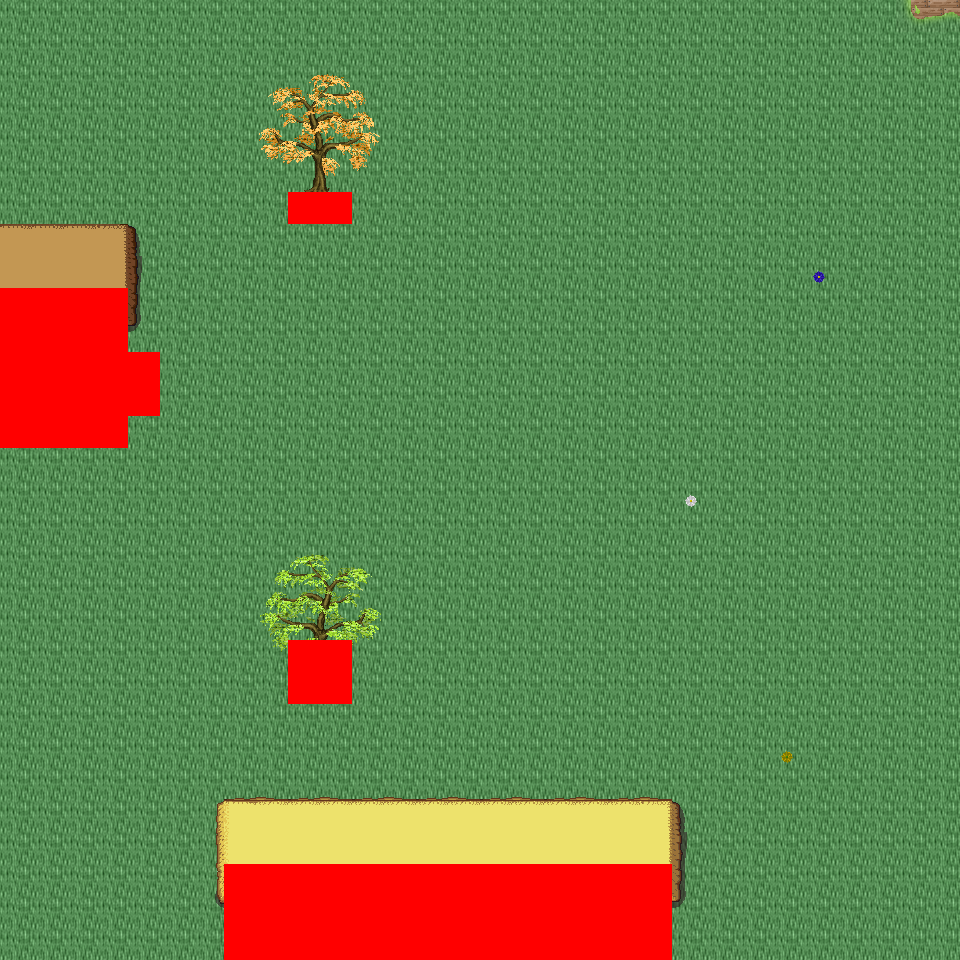

A 2D game scene composited from a Tiled map and its tileset images. What follows is a short description and the map's XML, with each tile layer's data collapsed to a summary:
An orthogonal 30x30 tile map with 32x32 px tiles, 6 tile layers (Ground, Object, Object2, Above, ...), 54 tilesets and 6 objects (6x mapExit).

<map version="1.0" orientation="orthogonal" renderorder="right-down" width="30" height="30" tilewidth="32" tileheight="32" nextobjectid="7">
  <tileset firstgid="1" name="tileset_logic_collision" tilewidth="32" tileheight="32" tilecount="1" columns="1">
    <image source="../drawable/tileset_logic_collision.png" width="32" height="32" />
  </tileset>
  <tileset firstgid="2" name="tileset_ground_ground" tilewidth="32" tileheight="32" tilecount="33" columns="3">
    <image source="../drawable/tileset_ground_ground.png" width="96" height="352" />
  </tileset>
  <tileset firstgid="35" name="tileset_building_castle" tilewidth="32" tileheight="32" tilecount="320" columns="20">
    <image source="../drawable/tileset_building_castle.png" width="640" height="512" />
  </tileset>
  <tileset firstgid="355" name="tileset_item_weapon_cannon" tilewidth="32" tileheight="32" tilecount="12" columns="3">
    <image source="../drawable/tileset_item_weapon_cannon.png" width="96" height="128" />
  </tileset>
  <tileset firstgid="367" name="tileset_item_pot_barrels_1" tilewidth="32" tileheight="32" tilecount="8" columns="4">
    <image source="../drawable/tileset_item_pot_barrels_1.png" width="128" height="64" />
  </tileset>
  <tileset firstgid="375" name="tileset_building_door_door" tilewidth="32" tileheight="32" tilecount="6" columns="3">
    <image source="../drawable/tileset_building_door_door.png" width="96" height="64" />
  </tileset>
  <tileset firstgid="381" name="tileset_building_door_closed" tilewidth="32" tileheight="32" tilecount="1" columns="1">
    <image source="../drawable/tileset_building_door_closed.png" width="32" height="32" />
  </tileset>
  <tileset firstgid="382" name="tileset_building_window_window_centered" tilewidth="32" tileheight="32" tilecount="1" columns="1">
    <image source="../drawable/tileset_building_window_window_centered.png" width="32" height="32" />
  </tileset>
  <tileset firstgid="383" name="tileset_building_decoration_chimney_big" tilewidth="32" tileheight="32" tilecount="2" columns="1">
    <image source="../drawable/tileset_building_decoration_chimney_big.png" width="32" height="64" />
  </tileset>
  <tileset firstgid="385" name="tileset_ground_grass_edges" tilewidth="32" tileheight="32" tilecount="36" columns="12">
    <image source="../drawable/tileset_ground_grass_edges.png" width="384" height="96" />
  </tileset>
  <tileset firstgid="421" name="tileset_ground_grass_corners" tilewidth="32" tileheight="32" tilecount="24" columns="6">
    <image source="../drawable/tileset_ground_grass_corners.png" width="192" height="128" />
  </tileset>
  <tileset firstgid="445" name="tileset_plant_tree_fall_trees" tilewidth="32" tileheight="32" tilecount="40" columns="8">
    <image source="../drawable/tileset_plant_tree_fall_trees.png" width="256" height="160" />
  </tileset>
  <tileset firstgid="485" name="tileset_plant_tree_locust_tree" tilewidth="32" tileheight="32" tilecount="20" columns="4">
    <image source="../drawable/tileset_plant_tree_locust_tree.png" width="128" height="160" />
  </tileset>
  <tileset firstgid="505" name="tileset_furniture_chair_bench_white" tilewidth="32" tileheight="32" tilecount="8" columns="2">
    <image source="../drawable/tileset_furniture_chair_bench_white.png" width="64" height="128" />
  </tileset>
  <tileset firstgid="513" name="tileset_plant_flower_daisy_blue" tilewidth="32" tileheight="32" tilecount="8" columns="2">
    <image source="../drawable/tileset_plant_flower_daisy_blue.png" width="64" height="128" />
  </tileset>
  <tileset firstgid="521" name="tileset_plant_flower_daisy_red" tilewidth="32" tileheight="32" tilecount="8" columns="2">
    <image source="../drawable/tileset_plant_flower_daisy_red.png" width="64" height="128" />
  </tileset>
  <tileset firstgid="529" name="tileset_plant_flower_daisy_white" tilewidth="32" tileheight="32" tilecount="8" columns="2">
    <image source="../drawable/tileset_plant_flower_daisy_white.png" width="64" height="128" />
  </tileset>
  <tileset firstgid="537" name="tileset_plant_flower_daisy_yellow" tilewidth="32" tileheight="32" tilecount="8" columns="2">
    <image source="../drawable/tileset_plant_flower_daisy_yellow.png" width="64" height="128" />
  </tileset>
  <tileset firstgid="545" name="tileset_plant_flower_flower_bed_1" tilewidth="32" tileheight="32" tilecount="35" columns="7">
    <image source="../drawable/tileset_plant_flower_flower_bed_1.png" width="224" height="160" />
  </tileset>
  <tileset firstgid="580" name="tileset_plant_flower_planted_containers" tilewidth="32" tileheight="32" tilecount="16" columns="4">
    <image source="../drawable/tileset_plant_flower_planted_containers.png" width="128" height="128" />
  </tileset>
  <tileset firstgid="596" name="tileset_item_pot_pot_grey" tilewidth="32" tileheight="32" tilecount="1" columns="1">
    <image source="../drawable/tileset_item_pot_pot_grey.png" width="32" height="32" />
  </tileset>
  <tileset firstgid="597" name="tileset_item_pot_pot_burgundy" tilewidth="32" tileheight="32" tilecount="1" columns="1">
    <image source="../drawable/tileset_item_pot_pot_burgundy.png" width="32" height="32" />
  </tileset>
  <tileset firstgid="598" name="tileset_building_decoration_chimney" tilewidth="32" tileheight="32" tilecount="2" columns="1">
    <image source="../drawable/tileset_building_decoration_chimney.png" width="32" height="64" />
  </tileset>
  <tileset firstgid="600" name="tileset_furniture_light_lamp_blue" tilewidth="32" tileheight="32" tilecount="3" columns="1">
    <image source="../drawable/tileset_furniture_light_lamp_blue.png" width="32" height="96" />
  </tileset>
  <tileset firstgid="603" name="tileset_light_dim_light_7x5" tilewidth="32" tileheight="32" tilecount="35" columns="7">
    <image source="../drawable/tileset_light_dim_light_7x5.png" width="224" height="160" />
  </tileset>
  <tileset firstgid="638" name="tileset_logic_protection" tilewidth="32" tileheight="32" tilecount="2" columns="2">
    <image source="../drawable/tileset_logic_protection.png" width="64" height="32" />
  </tileset>
  <tileset firstgid="640" name="tileset_furniture_table_bazaar_table_1" tilewidth="32" tileheight="32" tilecount="4" columns="2">
    <image source="../drawable/tileset_furniture_table_bazaar_table_1.png" width="64" height="64" />
  </tileset>
  <tileset firstgid="644" name="tileset_furniture_table_bazaar_table_2" tilewidth="32" tileheight="32" tilecount="6" columns="2">
    <image source="../drawable/tileset_furniture_table_bazaar_table_2.png" width="64" height="96" />
  </tileset>
  <tileset firstgid="650" name="tileset_furniture_table_bazaar_table_3" tilewidth="32" tileheight="32" tilecount="6" columns="2">
    <image source="../drawable/tileset_furniture_table_bazaar_table_3.png" width="64" height="96" />
  </tileset>
  <tileset firstgid="656" name="tileset_furniture_table_bazaar_table_4" tilewidth="32" tileheight="32" tilecount="6" columns="2">
    <image source="../drawable/tileset_furniture_table_bazaar_table_4.png" width="64" height="96" />
  </tileset>
  <tileset firstgid="662" name="tileset_furniture_table_bazaar_table_5" tilewidth="32" tileheight="32" tilecount="6" columns="2">
    <image source="../drawable/tileset_furniture_table_bazaar_table_5.png" width="64" height="96" />
  </tileset>
  <tileset firstgid="668" name="tileset_furniture_table_flowers_on_bench2" tilewidth="32" tileheight="32" tilecount="6" columns="3">
    <image source="../drawable/tileset_furniture_table_flowers_on_bench2.png" width="96" height="64" />
  </tileset>
  <tileset firstgid="674" name="tileset_furniture_table_flowers_on_benches" tilewidth="32" tileheight="32" tilecount="10" columns="2">
    <image source="../drawable/tileset_furniture_table_flowers_on_benches.png" width="64" height="160" />
  </tileset>
  <tileset firstgid="684" name="tileset_furniture_table_vendors_table" tilewidth="32" tileheight="32" tilecount="35" columns="7">
    <image source="../drawable/tileset_furniture_table_vendors_table.png" width="224" height="160" />
  </tileset>
  <tileset firstgid="719" name="tileset_item_drink_bottles_and_cups" tilewidth="32" tileheight="32" tilecount="16" columns="4">
    <image source="../drawable/tileset_item_drink_bottles_and_cups.png" width="128" height="128" />
  </tileset>
  <tileset firstgid="735" name="tileset_item_drink_beers_and_flasks" tilewidth="32" tileheight="32" tilecount="12" columns="4">
    <image source="../drawable/tileset_item_drink_beers_and_flasks.png" width="128" height="96" />
  </tileset>
  <tileset firstgid="747" name="tileset_item_drink_casks" tilewidth="32" tileheight="32" tilecount="4" columns="2">
    <image source="../drawable/tileset_item_drink_casks.png" width="64" height="64" />
  </tileset>
  <tileset firstgid="751" name="tileset_item_food_meals_1" tilewidth="32" tileheight="32" tilecount="2" columns="2">
    <image source="../drawable/tileset_item_food_meals_1.png" width="64" height="32" />
  </tileset>
  <tileset firstgid="753" name="tileset_item_food_rustic_meals" tilewidth="32" tileheight="32" tilecount="2" columns="2">
    <image source="../drawable/tileset_item_food_rustic_meals.png" width="64" height="32" />
  </tileset>
  <tileset firstgid="755" name="tileset_item_household_food_preparation_2" tilewidth="32" tileheight="32" tilecount="4" columns="2">
    <image source="../drawable/tileset_item_household_food_preparation_2.png" width="64" height="64" />
  </tileset>
  <tileset firstgid="759" name="tileset_item_pot_barrels_2" tilewidth="32" tileheight="32" tilecount="8" columns="4">
    <image source="../drawable/tileset_item_pot_barrels_2.png" width="128" height="64" />
  </tileset>
  <tileset firstgid="767" name="tileset_item_drink_olive_oil_vinegar" tilewidth="32" tileheight="32" tilecount="4" columns="2">
    <image source="../drawable/tileset_item_drink_olive_oil_vinegar.png" width="64" height="64" />
  </tileset>
  <tileset firstgid="771" name="tileset_ground_ground_3" tilewidth="32" tileheight="32" tilecount="5" columns="5">
    <image source="../drawable/tileset_ground_ground_3.png" width="160" height="32" />
  </tileset>
  <tileset firstgid="776" name="tileset_building_decoration_banner" tilewidth="32" tileheight="32" tilecount="12" columns="1">
    <image source="../drawable/tileset_building_decoration_banner.png" width="32" height="384" />
  </tileset>
  <tileset firstgid="788" name="tileset_building_cottage" tilewidth="32" tileheight="32" tilecount="256" columns="16">
    <image source="../drawable/tileset_building_cottage.png" width="512" height="512" />
  </tileset>
  <tileset firstgid="1044" name="tileset_building_roof_thatched_roof" tilewidth="32" tileheight="32" tilecount="256" columns="16">
    <image source="../drawable/tileset_building_roof_thatched_roof.png" width="512" height="512" />
  </tileset>
  <tileset firstgid="1300" name="tileset_building_door_doors" tilewidth="32" tileheight="32" tilecount="256" columns="16">
    <image source="../drawable/tileset_building_door_doors.png" width="512" height="512" />
  </tileset>
  <tileset firstgid="1556" name="tileset_building_window_windows" tilewidth="32" tileheight="32" tilecount="256" columns="16">
    <image source="../drawable/tileset_building_window_windows.png" width="512" height="512" />
  </tileset>
  <tileset firstgid="1812" name="tileset_logic_portal" tilewidth="32" tileheight="32" tilecount="24" columns="8">
    <image source="../drawable/tileset_logic_portal.png" width="256" height="96" />
  </tileset>
  <tileset firstgid="1836" name="tileset_plant_bush_leafy" tilewidth="32" tileheight="32" tilecount="48" columns="8">
    <image source="../drawable/tileset_plant_bush_leafy.png" width="256" height="192" />
  </tileset>
  <tileset firstgid="1884" name="tileset_plant_bushes_and_trees" tilewidth="32" tileheight="32" tilecount="144" columns="16">
    <image source="../drawable/tileset_plant_bushes_and_trees.png" width="512" height="289" />
  </tileset>
  <tileset firstgid="2028" name="tileset_plant_bush_berried" tilewidth="32" tileheight="32" tilecount="60" columns="5">
    <image source="../drawable/tileset_plant_bush_berried.png" width="160" height="384" />
  </tileset>
  <tileset firstgid="2088" name="tileset_plant_bush_fern" tilewidth="32" tileheight="32" tilecount="32" columns="8">
    <image source="../drawable/tileset_plant_bush_fern.png" width="256" height="128" />
  </tileset>
  <tileset firstgid="2120" name="tileset_plant_bush_bush_pinks" tilewidth="32" tileheight="32" tilecount="4" columns="2">
    <image source="../drawable/tileset_plant_bush_bush_pinks.png" width="64" height="64" />
  </tileset>
  <layer name="Ground" width="30" height="30">
    <data>[900 cells, 900 non-empty, 2 distinct tile ids]</data>
  </layer>
  <layer name="Object" width="30" height="30">
    <data>[900 cells, 55 non-empty, 24 distinct tile ids]</data>
  </layer>
  <layer name="Object2" width="30" height="30">
    <data>[900 cells, 9 non-empty, 5 distinct tile ids]</data>
  </layer>
  <layer name="Above" width="30" height="30">
    <data>[900 cells, 130 non-empty, 66 distinct tile ids]</data>
  </layer>
  <layer name="Above2" width="30" height="30">
    <data>[900 cells, 0 non-empty, 0 distinct tile ids]</data>
  </layer>
  <layer name="Walkable" width="30" height="30">
    <data>[900 cells, 70 non-empty, 1 distinct tile ids]</data>
  </layer>
  <objectgroup name="MapEvents">
    <object id="1" name="north" type="mapExit" x="0" y="0" width="960" height="32">
      <properties>
        <property name="map" value="level_0_x37_y42" />
        <property name="x" value="0" />
        <property name="y" value="28" />
      </properties>
    </object>
    <object id="2" name="south" type="mapExit" x="0" y="928" width="224" height="32">
      <properties>
        <property name="map" value="level_0_x37_y44" />
        <property name="x" value="0" />
        <property name="y" value="1" />
      </properties>
    </object>
    <object id="3" name="south2" type="mapExit" x="672" y="928" width="288" height="32">
      <properties>
        <property name="map" value="level_0_x37_y44" />
        <property name="x" value="21" />
        <property name="y" value="1" />
      </properties>
    </object>
    <object id="4" name="west" type="mapExit" x="0" y="0" width="32" height="288">
      <properties>
        <property name="map" value="level_0_x36_y43" />
        <property name="x" value="28" />
        <property name="y" value="0" />
      </properties>
    </object>
    <object id="5" name="west2" type="mapExit" x="0" y="448" width="32" height="512">
      <properties>
        <property name="map" value="level_0_x36_y43" />
        <property name="x" value="28" />
        <property name="y" value="14" />
      </properties>
    </object>
    <object id="6" name="east" type="mapExit" x="928" y="0" width="32" height="960">
      <properties>
        <property name="map" value="level_0_x38_y43" />
        <property name="x" value="1" />
        <property name="y" value="0" />
      </properties>
    </object>
  </objectgroup>
</map>
